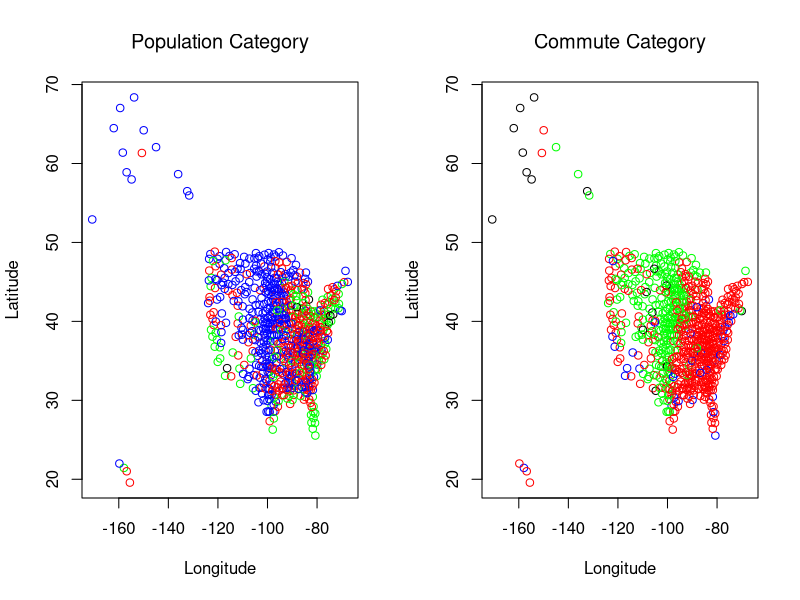
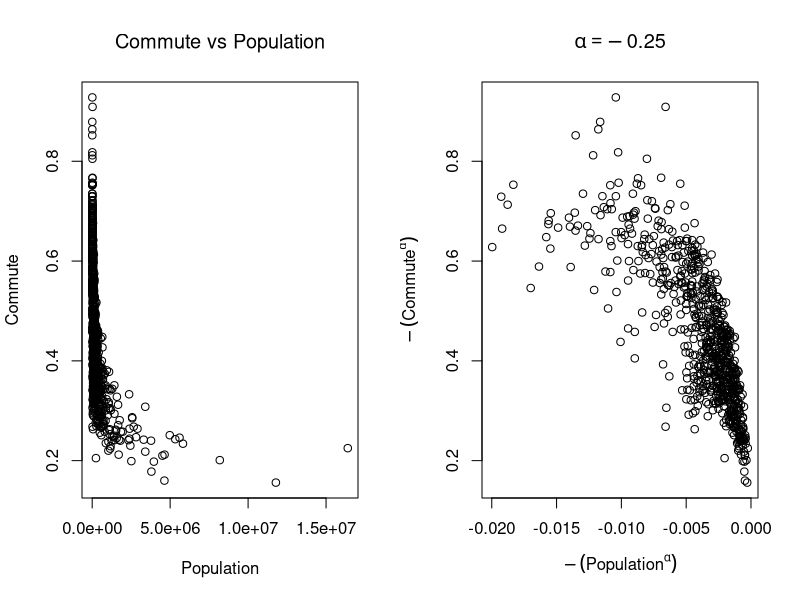

Here is the R script that generated these plots, in order:
## ---- chunk 1
knitr::opts_chunk$set(echo = TRUE)
library(knitr)
library(car)
library(readr)

## ---- chunk 2
econ_mob_data <- read_csv("EconomicMobility.csv")
## ---- chunk 3

# Create new columns for population and commuting colour. Set Black as default Colour for both
econ_mob_data$Population_Colour="black"
econ_mob_data$Commute_Colour= "black"

# Colour population and commute based on conditions

# Conditions for population
econ_mob_data$Population_Colour[econ_mob_data$Population <= 100000]="blue"
econ_mob_data$Population_Colour[econ_mob_data$Population > 100000 & econ_mob_data$Population < 500000]="red"
econ_mob_data$Population_Colour[econ_mob_data$Population > 500000 & econ_mob_data$Population < 5000000]="green"
econ_mob_data$Population_Colour[econ_mob_data$Population >= 5000000]="black"

# Conditions for commute
econ_mob_data$Commute_Colour[econ_mob_data$Commute <= 0.25]="blue"
econ_mob_data$Commute_Colour[econ_mob_data$Commute > 0.25 & econ_mob_data$Commute < 0.5]="red"
econ_mob_data$Commute_Colour[econ_mob_data$Commute > 0.5 & econ_mob_data$Commute < 0.75]="green"
econ_mob_data$Commute_Colour[econ_mob_data$Commute >= 0.75]="black"


par(mfrow = c(1,2))
# Scatter Plot coloured by Population Categories
plot(Latitude~Longitude, data = econ_mob_data, main = "Population Category", font.main=1, 
     col = econ_mob_data$Population_Colour)
# Scatter Plot coloured by Commuting Category
plot(Latitude~Longitude, data = econ_mob_data, main = "Commute Category", font.main=1, 
     col = econ_mob_data$Commute_Colour)
## ---- chunk 4
powerfun <- function(x,y, alpha_x, alpha_y){
  if (alpha_x == 0)
    x <- log(x)
  if (alpha_y ==0)
    y <- log(y)
  else if (alpha_x > 0){
    x <- x^alpha_x
  }
  else if(alpha_y > 0){
    y <- y^alpha_y
  }
  else if(alpha_x < 0){
    x <- -x^alpha_x
  }
  else if(alpha_y <0){
    y <- -y^alpha_y
  }
  
  return(list(x_transformed = x, y_transformed = y))
}
transformed <- powerfun(econ_mob_data$Population, econ_mob_data$Commute, -0.5, -0.5)


par(mfrow = c(1,2))
# Original Commute vs Population Scatterplot
plot(Commute~Population, data= econ_mob_data, main = "Commute vs Population", font.main=1)
# Transformed Commute vs Population Scatterplot
plot(transformed$x_transformed, transformed$y_transformed , main = bquote(alpha == -.25 ), font.main=1, xlab = bquote(-("Population"^alpha )),
     ylab = bquote(-("Commute"^alpha )))

